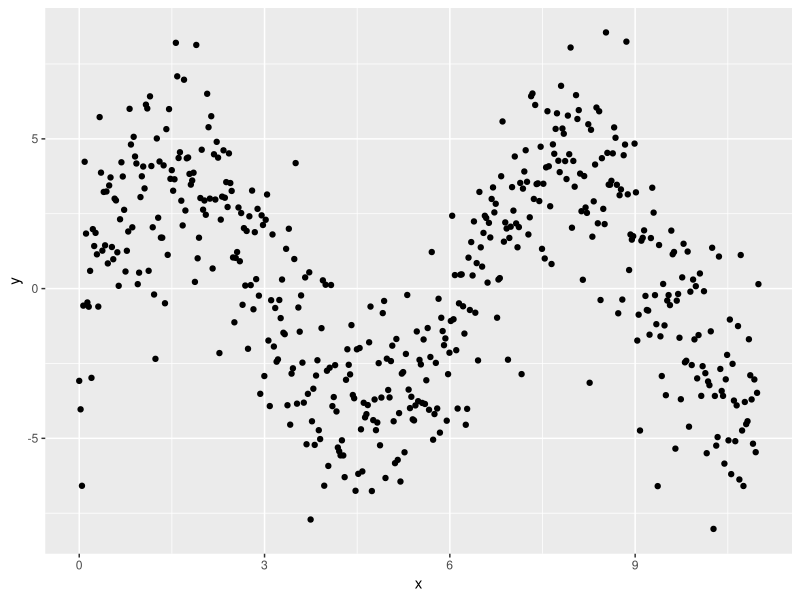
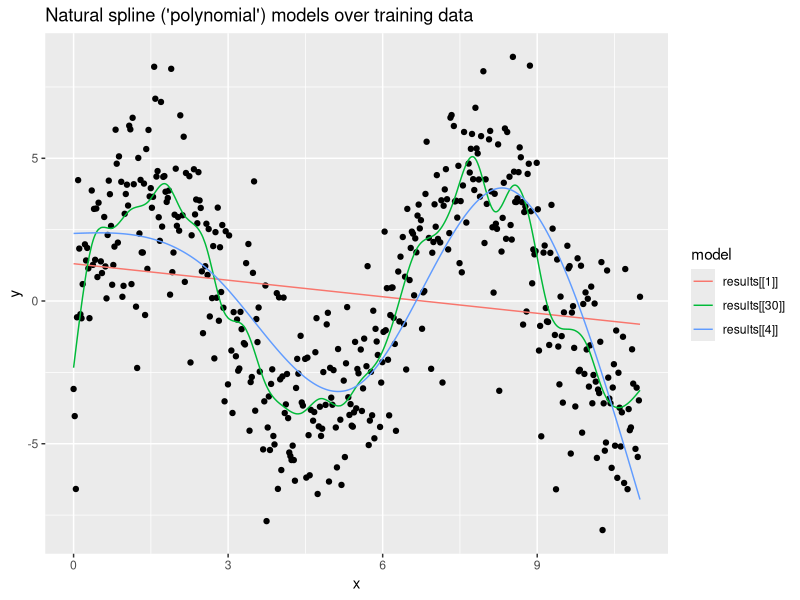
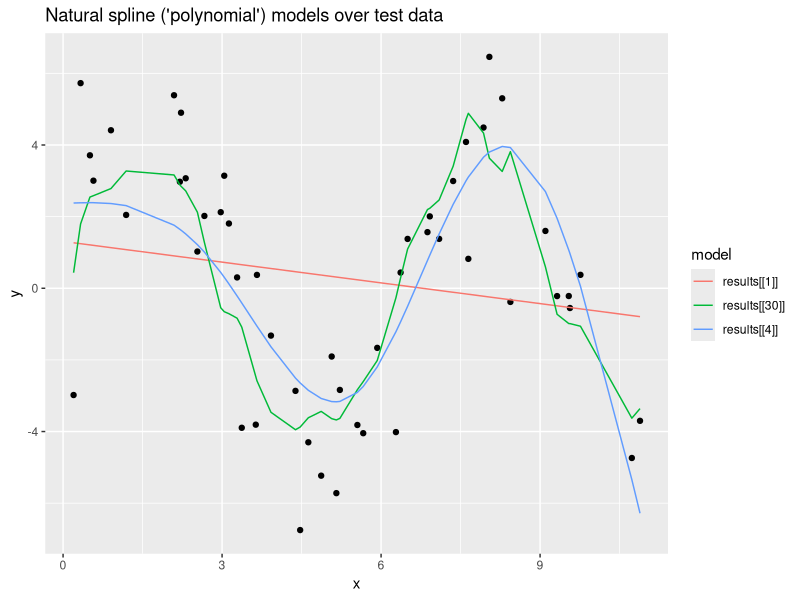
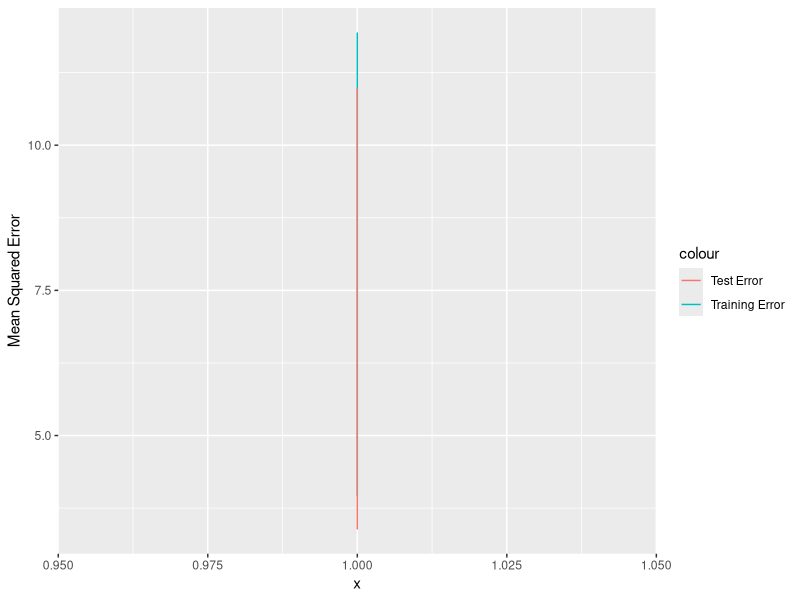
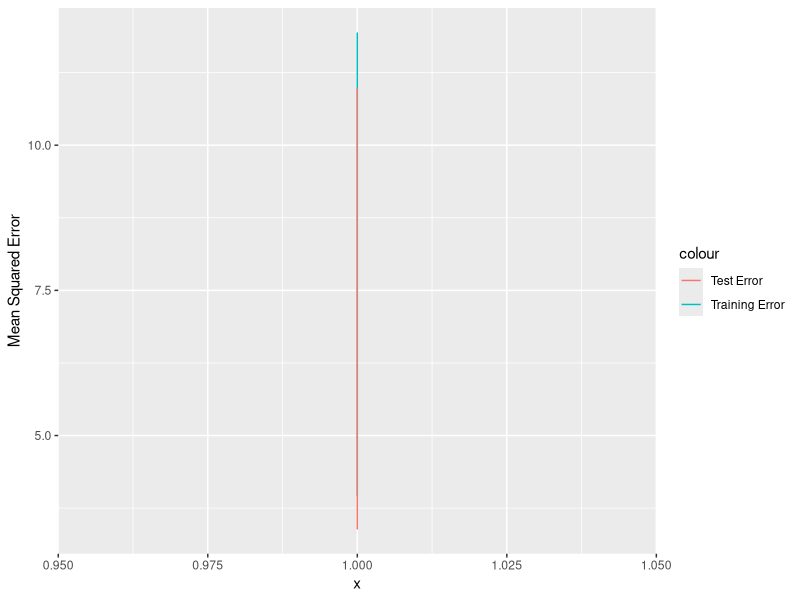

Write R code to recreate these figures, in order. (Note: this script raises an error after producing the figures.)
## ---- chunk 1
if(!require(tidyverse)){install.packages("tidyverse"); library(tidyverse)} 
if(!require(modelr)){install.packages("modelr"); library(modelr)} # modeling package
if(!require(splines)){install.packages("splines"); require(splines)} # for natural splines ("polynomial") models

## ---- chunk 2
sim5 <- tibble(
  x = seq(0, 3.5 * pi, length = 500),
  y = 4 * sin(x) + rnorm(length(x))*2
)

# plotting random points
ggplot(sim5, aes(x, y)) +
  geom_point()
## ---- chunk 3
n_df <- 30 # number of degrees of freedom to try out
df <- 1:n_df

n_data <- nrow(sim5) 
split <- 0.9 # proportion of data to use for training

# getting split of data for training and test
train_indices <- sample(seq(1, n_data), size = n_data*split) 

train_data <- sim5[train_indices,]
test_data <-  sim5[-train_indices,]

results <- list()

for(degf in 1:n_df) {
  results[[degf]] <- lm(y ~ ns(x, df = degf), data=train_data)
}

results[[1]]

## ---- chunk 4
grid_train <- train_data %>%
  data_grid(x) %>%
  gather_predictions(results[[1]], results[[4]], results[[30]], .pred="y")

ggplot(train_data, aes(x,y)) +
  geom_point() + 
  geom_line(data = grid_train, aes(color = model)) + 
  labs(title="Natural spline ('polynomial') models over training data")

grid_test <- test_data %>%
  data_grid(x) %>%
  gather_predictions(results[[1]], results[[4]], results[[30]], .pred="y")

ggplot(test_data, aes(x,y)) +
  geom_point() + 
  geom_line(data = grid_test, aes(color = model)) + 
  labs(title="Natural spline ('polynomial') models over test data")
## ---- chunk 5
# mean squared errors for training and test sets
mse_train <- list() 
mse_test <- list()

for (i in 1:n_df) {
  predict_train <- train_data %>% gather_predictions(results[[i]])
  squared_error_train <- mapply(function(actual, pred) (actual-pred)^2, 
                                train_data$y, predict_train$pred)
  mse_train[i] <- mean(squared_error_train)
  
  predict_test <- test_data %>% gather_predictions(results[[i]])
  squared_error_test <- mapply(function(actual, pred) (actual-pred)^2, 
                               test_data$y, predict_test$pred)
  mse_test[i] <- mean(squared_error_test)
}

mse_data <- data.frame(x=1:length(mse), train_error=unlist(mse_train), test_error=unlist(mse_test))

# 5 plots with lowest test_error. Looks like df = 6 reduces test error the most (may vary a bit depending on how data created)
head(mse_data %>% arrange(test_error))

ggplot(mse_data, aes(x)) + 
  geom_line(aes(y=train_error, color="Training Error")) +
  geom_line(aes(y=test_error, color="Test Error")) + 
  labs(y = "Mean Squared Error")
## ---- chunk 6
# mean squared errors for training and test sets
mse_train <- list() 
mse_test <- list()

for (i in 1:n_df) {
  residuals_train <- train_data %>% add_residuals(results[[i]]) # calculating residuals
  mse_train[i] <- mean(residuals_train$resid^2) # mean of square of residuals to get mean squared error
  
  residuals_test <- test_data %>% add_residuals(results[[i]])
  mse_test[i] <- mean(residuals_test$resid^2)
}

mse_data <- data.frame(x=1:length(mse), train_error=unlist(mse_train), test_error=unlist(mse_test))

ggplot(mse_data, aes(x)) + 
  geom_line(aes(y=train_error, color="Training Error")) +
  geom_line(aes(y=test_error, color="Test Error")) + 
  labs(y = "Mean Squared Error")
## ---- chunk 7
predict_train <- train_data %>% add_residuals(results[[30]])
mean(predict_train$resid^2)
squared_error_train <- mapply(function(actual, pred) (actual-pred)^2, 
                                train_data$y, predict_train$pred)


max(unlist(squared_error_train))
train_data[which.max(unlist(squared_error_train)),]

mean(squared_error_train)

ggplot(train_data, aes(x,y)) + 
  geom_point() + 
  geom_line(data=predict_train, aes(x,pred))

